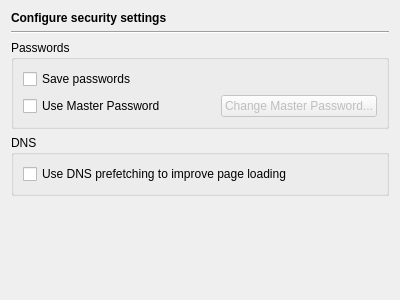
<?xml version="1.0" encoding="UTF-8"?>
<ui version="4.0">
 <class>SecurityPage</class>
 <widget class="QWidget" name="SecurityPage">
  <property name="geometry">
   <rect>
    <x>0</x>
    <y>0</y>
    <width>400</width>
    <height>300</height>
   </rect>
  </property>
  <layout class="QVBoxLayout" name="verticalLayout_3">
   <item>
    <widget class="QLabel" name="headerLabel">
     <property name="text">
      <string>&lt;b&gt;Configure security settings&lt;/b&gt;</string>
     </property>
    </widget>
   </item>
   <item>
    <widget class="Line" name="line1">
     <property name="frameShape">
      <enum>QFrame::HLine</enum>
     </property>
     <property name="frameShadow">
      <enum>QFrame::Sunken</enum>
     </property>
     <property name="orientation">
      <enum>Qt::Horizontal</enum>
     </property>
    </widget>
   </item>
   <item>
    <widget class="QGroupBox" name="groupBox">
     <property name="title">
      <string>Passwords</string>
     </property>
     <layout class="QVBoxLayout" name="verticalLayout">
      <item>
       <widget class="QCheckBox" name="savePasswordsCheckBox">
        <property name="toolTip">
         <string>Select to save passwords</string>
        </property>
        <property name="text">
         <string>Save passwords</string>
        </property>
       </widget>
      </item>
      <item>
       <layout class="QHBoxLayout" name="horizontalLayout">
        <item>
         <widget class="QCheckBox" name="masterPasswordCheckBox">
          <property name="toolTip">
           <string>Select to use a master password</string>
          </property>
          <property name="text">
           <string>Use Master Password</string>
          </property>
         </widget>
        </item>
        <item>
         <spacer name="horizontalSpacer_4">
          <property name="orientation">
           <enum>Qt::Horizontal</enum>
          </property>
          <property name="sizeHint" stdset="0">
           <size>
            <width>40</width>
            <height>20</height>
           </size>
          </property>
         </spacer>
        </item>
        <item>
         <widget class="QPushButton" name="masterPasswordButton">
          <property name="enabled">
           <bool>false</bool>
          </property>
          <property name="toolTip">
           <string>Press to change the master password</string>
          </property>
          <property name="text">
           <string>Change Master Password...</string>
          </property>
         </widget>
        </item>
       </layout>
      </item>
     </layout>
    </widget>
   </item>
   <item>
    <widget class="QGroupBox" name="dnsGroup">
     <property name="title">
      <string>DNS</string>
     </property>
     <layout class="QVBoxLayout" name="verticalLayout_2">
      <item>
       <widget class="QCheckBox" name="dnsPrefetchCheckBox">
        <property name="toolTip">
         <string>Select to enable DNS prefetch</string>
        </property>
        <property name="text">
         <string>Use DNS prefetching to improve page loading</string>
        </property>
       </widget>
      </item>
     </layout>
    </widget>
   </item>
   <item>
    <spacer name="verticalSpacer">
     <property name="orientation">
      <enum>Qt::Vertical</enum>
     </property>
     <property name="sizeHint" stdset="0">
      <size>
       <width>20</width>
       <height>113</height>
      </size>
     </property>
    </spacer>
   </item>
  </layout>
 </widget>
 <tabstops>
  <tabstop>savePasswordsCheckBox</tabstop>
  <tabstop>masterPasswordCheckBox</tabstop>
  <tabstop>masterPasswordButton</tabstop>
 </tabstops>
 <resources/>
 <connections/>
</ui>
